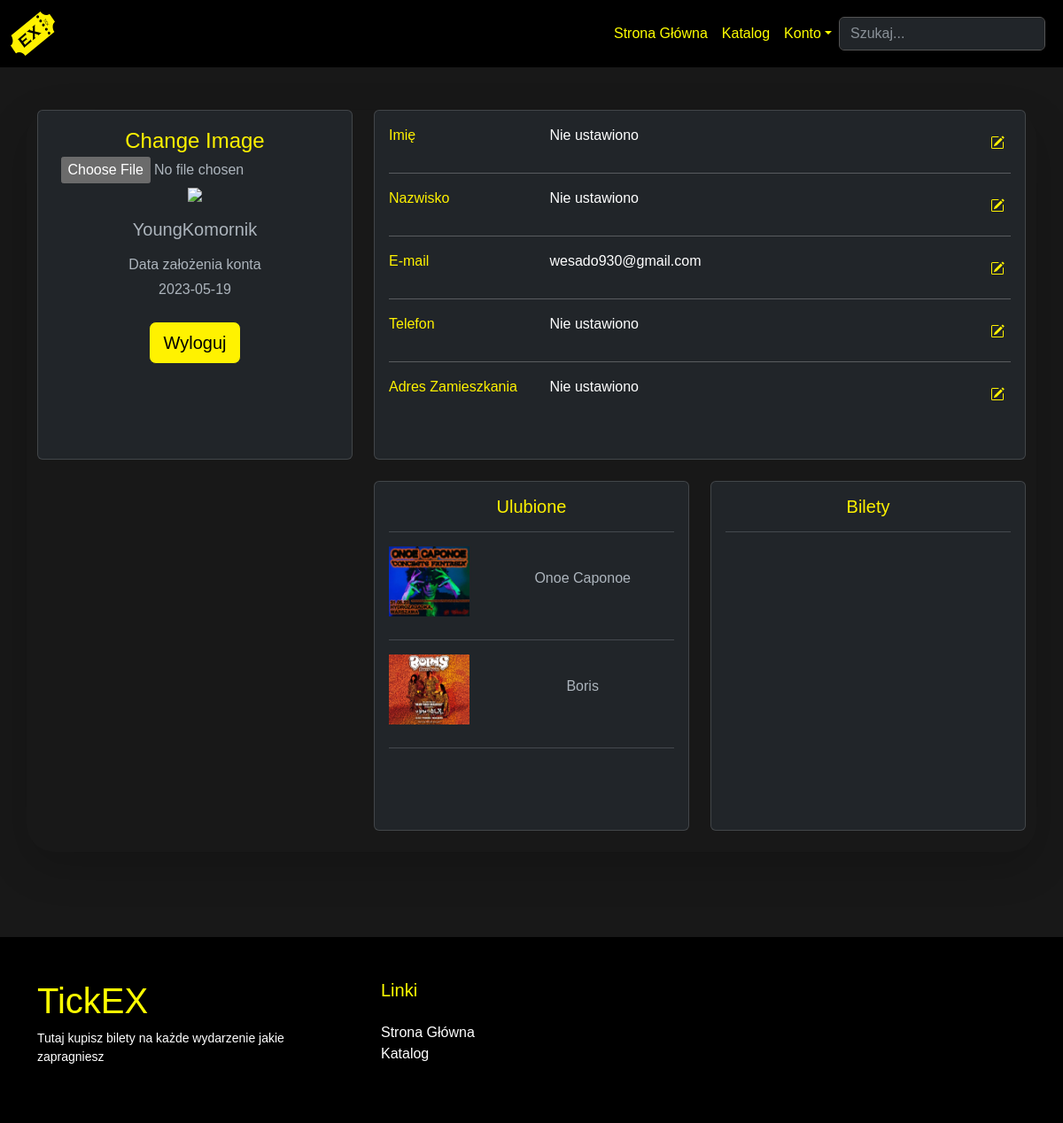
The app's page /userSite (signed in) with its own data.
### tables this page shows
CREATE TABLE `user` (
  `UserID` int(11) NOT NULL,
  `Login` tinytext NOT NULL,
  `Email` tinytext NOT NULL,
  `PasswordSHA512` text NOT NULL,
  `LoginToken` varchar(300) NOT NULL
);

CREATE TABLE `personalinfo` (
  `PersonalInfoID` int(11) NOT NULL,
  `AssociatedUser` int(11) NOT NULL,
  `Name` varchar(100) DEFAULT NULL,
  `Surname` varchar(100) DEFAULT NULL,
  `PhoneNumber` int(9) DEFAULT NULL,
  `Address` varchar(100) DEFAULT NULL,
  `Avatar` text NOT NULL DEFAULT '\'src/UserData/Avatars/default.png\'',
  `CreationDate` date NOT NULL
);

CREATE TABLE `events` (
  `EventID` int(11) NOT NULL,
  `EventName` tinytext NOT NULL,
  `DateOfEvent` timestamp NOT NULL DEFAULT current_timestamp() ON UPDATE current_timestamp(),
  `EventCity` text NOT NULL,
  `EventPlace` mediumtext NOT NULL,
  `AvailabeSpots` int(11) NOT NULL,
  `TicketPrice` text NOT NULL,
  `Category` tinytext NOT NULL,
  `Description` text NOT NULL,
  `OrganiserContactEmail` text NOT NULL,
  `OrganiserContactPhone` text NOT NULL
);

### userSite.php (the view, shortened to what this page needs)
<?php
$userToken = $_SESSION['sessionLogin'];
$sqlServer = "localhost";
$sqlLogin = "root";
$sqlPassword = "";
$sqlDatabase = "tickex";
$databaseConnection = new mysqli($sqlServer, $sqlLogin, $sqlPassword, $sqlDatabase);
$query = "SELECT `Login`, `Email`, `UserID` FROM `user` WHERE `LoginToken` = ?";
$statement = $databaseConnection->prepare($query);
$statement->bind_param("s", $userToken);
$statement->execute();
$queryResult = $statement->get_result();
$userDataReturned = $queryResult->fetch_assoc();
$login = $userDataReturned['Login'];
$userEmail = $userDataReturned['Email'];
$userID = $userDataReturned['UserID'];
$infoQuery = "SELECT * FROM `personalinfo` WHERE `AssociatedUser` = ?";
$statement = $databaseConnection->prepare($infoQuery);
$statement->bind_param("i", $userID);
$statement->execute();
$infoQueryResult = $statement->get_result();
$infoDataReturned = $infoQueryResult->fetch_assoc();
foreach ($infoDataReturned as $key => $result) {
  if ($result == NULL) {
    $infoDataReturned[$key] = "Nie ustawiono";
  }
}
$userName = $infoDataReturned['Name'];
$userSurname = $infoDataReturned['Surname'];
$userPhone = $infoDataReturned['PhoneNumber'];
$userAddress = $infoDataReturned['Address'];
$userAvatar = $infoDataReturned['Avatar'];
$userCreationDate = $infoDataReturned['CreationDate'];
$eventQuery = 'SELECT `EventID`,`EventName` FROM `events`';
$eventQueryResult = $databaseConnection->query($eventQuery);
$events = [];
while ($event = $eventQueryResult->fetch_assoc()) {
  array_push($events, $event);
}
if (file_exists("src/UserData/favorites/" . $userID . ".json")) {
  $favoritesJson = file_get_contents("src/UserData/favorites/" . $userID . ".json");
  $favoritesArray = json_decode($favoritesJson, true);
  $favorites = $favoritesArray['favorites'];
}
?>
<!DOCTYPE html>
<html lang="en">
<head>
  <link rel="stylesheet" href="css/bootstrap.min.css">
  <link rel="stylesheet" href="css/userstyles.css">
</head>
<body data-bs-theme="dark">
  <?php
  require_once("navbar.php");
  ?>
  <section style="background-color: #181818;">
    <div class="container py-5">
      <div class="row shadow-lg  mb-5 card-body p-0 rounded-5">
        <div class="col-lg-4">
          <div class="card mb-4">
            <div class="card-body text-center">
              <div class="profile-pic">
                <label class="-label" for="file">
                  <span>Change Image</span>
                </label>
                <input id="file" type="file" onchange="changeAvatar(event)" />
                <img src="./<?= $userAvatar ?>" id="output" width="200" />
              </div>
              <h5 class="my-3">
                <?= $login ?>
              </h5>
              <p class=" mb-1">Data założenia konta</p>
              <p class=" mb-4">
                <?= $userCreationDate ?>
              </p>
              <div class="d-flex justify-content-center mb-2">
                <a class="btn btn-dark btn-block btn-lg" data-mdb-ripple-color="dark" style="background-color:#fff200;color:black" role="button" aria-disabled="true" href="logout.php">Wyloguj</a>
              </div>
            </div>
          </div>
        </div>
        <div class="col-lg-8">
          <div class="card mb-4">
            <div class="card-body" style="color:white">
              <div id="name" class="row">
                <div class="col-sm-3" style="color:#fff200;">
                  <p class="mb-0">Imię</p>
                </div>
                <div class="col-sm-8">
                  <p class="mb-0">
                    <?= $userName ?>
                  </p>
                </div>
                <div class="col-sm-1">
                  <button id="nameButton" type="button" class="btn btn-link" onclick="edit('name')" edit="false">
                  </button>
                </div>
              </div>
              <hr>
              <div id="surname" class="row">
                <div class="col-sm-3" style="color:#fff200;">
                  <p class="mb-0">Nazwisko</p>
                </div>
                <div class="col-sm-8">
                  <p class="mb-0">
                    <?= $userSurname ?>
                  </p>
                </div>
                <div class="col-sm-1">
                  <button id="surnameButton" type="button" class="btn btn-link" onclick="edit('surname')">
                  </button>
                </div>
              </div>
              <hr>
              <div id="email" class="row">
                <div class="col-sm-3" style="color:#fff200;">
                  <p class="mb-0">E-mail</p>
                </div>
                <div class="col-sm-8">
                  <p class=" mb-0">
                    <?= $userEmail ?>
                  </p>
                </div>
                <div class="col-sm-1">
                  <button id="emailButton" type="button" class="btn btn-link" onclick="edit('email')">
                  </button>
                </div>
              </div>
              <hr>
              <div id="mobile" class="row">
                <div class="col-sm-3" style="color:#fff200;">
                  <p class="mb-0">Telefon</p>
                </div>
                <div class="col-sm-8">
                  <p class=" mb-0">
                    <?= $userPhone ?>
                  </p>
                </div>
                <div class="col-sm-1">
                  <button id="mobileButton" type="button" class="btn btn-link" onclick="edit('mobile')">
                  </button>
                </div>
              </div>
              <hr>
              <div id="address" class="row">
                <div class="col-sm-3" style="color:#fff200;">
                  <p class="mb-0">Adres Zamieszkania</p>
                  <br>
                </div>
                <div class="col-sm-8">
                  <p class="mb-0">
                    <?= $userAddress ?>
                  </p>
                </div>
                <div class="col-sm-1">
                  <button id="addressButton" type="button" class="btn btn-link" onclick="edit('address')">
                  </button>
                </div>
              </div>
            </div>
          </div>
          <div class="row d-flex">
            <div class="col-md-6">
              <div class="card mb-4">
                <div class="card-body text-center">
                  <h5 class="card-title">Ulubione</h5>
                  <hr>
                  <?php
                  if (isset($favorites)) {
                    foreach ($favorites as $favorite) {
                      foreach ($events as $event) {
                        if ($event['EventID'] === $favorite) {
                          $eventID = $event['EventID'];
                          $eventName = $event['EventName'];
                        }
                      }
                  ?>
                      <div class="row align-items-center">
                        <div class="col-md-4">
                          <img src="src/EventImages/<?= $eventID ?>.webp" class="img-fluid" alt="Favorite Image">
                        </div>
                        <div class="col-md-8">
                          <p><?= $eventName ?></p>
                        </div>
                      </div>
                      <hr>
                  <?php
                    }
                  }
                  ?>
                </div>
              </div>
            </div>
            <div class="col-md-6">
              <div class="card mb-4">
                <div class="card-body text-center">
                  <h5 class="card-title">Bilety</h5>
                  <hr>
                </div>
              </div>
            </div>
          </div>
        </div>
      </div>
    </div>
  </section>
  <?php
  require_once("footer.php");
  ?>
</body>
</html>

### navbar.php (shortened to what this page needs)
<nav class="navbar navbar-expand-lg navbar-dark bg-black sticky">
        <div class="container-fluid">
            <a class="navbar-brand" href="./"><img src="logo.svg" alt="Logo"></a>
            <div class="collapse navbar-collapse" id="navbarNav">
                <ul class="navbar-nav ms-auto mb-2 mb-lg-0">
                    <li class="nav-item">
                        <a class="nav-link" href="./">Strona Główna</a>
                    </li>
                    <li class="nav-item">
                        <a class="nav-link" href="search">Katalog</a>
                    </li>
                </ul>
                <ul class="navbar-nav">
                    <li class="nav-item dropdown">
                        <a class="nav-link dropdown-toggle" href="#" role="button" data-bs-toggle="dropdown" aria-expanded="false">Konto</a>
                    </li>
                </ul>
                <form class="d-flex" method="POST" action="search">
                    <input class="form-control me-2" type="search" placeholder="Szukaj..." name="filterValue" aria-label="Search">
                </form>
            </div>
        </div>
    </nav>

### footer.php (shortened to what this page needs)
<footer class="w-100 py-4 flex-shrink-0">
    <div class="container py-4">
        <div class="row gy-4 gx-5">
            <div class="col-lg-4 col-md-6">
                <h5 class="h1" style="color:yellow;">TickEX</h5>
                <p class="small">Tutaj kupisz bilety na każde wydarzenie jakie zapragniesz</p>
            </div>
            <div class="col-lg-4 col-md-6">
                <h5 class="mb-4" style="color:yellow;">Linki</h5>
                <ul class="list-unstyled">
                    <li><a href="./">Strona Główna</a></li>
                    <li><a href="search">Katalog</a></li>
                </ul>
            </div>
        </div>
    </div>
</footer>

### css/userstyles.css (style rules this page uses)
section { background-color: #181818; }
span { color: #fff200; font-size: 2vw }

### userSite.php (style rules this page uses)
.btn.btn-dark.btn-block.btn-lg { background-color: #fff200; color: black }
.profile-pic img { max-width: 100px; max-height: 100px; }
.card.mb-4 { height: 395px; }
.img-fluid { margin-bottom: 10px; }
.card-title { color: #fff200; }
.card-body.text-center { overflow-y: scroll; }

### navbar.php (style rules this page uses)
body { background-color: #1d1d1d; color: white; font-family: Arial, sans-serif; }
.sticky { position: sticky; top: 0; z-index: 999; }
.navbar { background-color: black; }
.navbar-dark .navbar-nav .nav-link { color: yellow; }
.navbar-brand img { height: 50px; }

### footer.php (style rules this page uses)
a { color: inherit; text-decoration: none; transition: all 0.3s; }
.form-control { border-color: #545454; }
footer { background: black; }

### records on screen
user: Login "YoungKomornik", Email "wesado930@gmail.com"
personalinfo: CreationDate "2023-05-19"
events: shows a picture, EventName "Onoe Caponoe"
events: shows a picture, EventName "Boris"

### other values on screen
$userName "Nie ustawiono"
$userSurname "Nie ustawiono"
$userPhone "Nie ustawiono"
$userAddress "Nie ustawiono"
